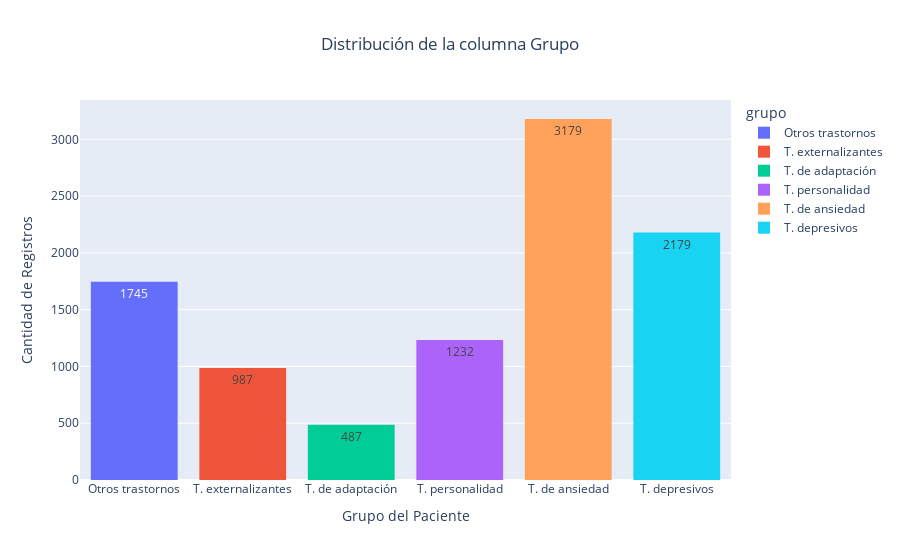

Notebook cell for this chart:
### Code cell
# Distribucion de la columna grupo
fig = px.histogram(
    historias_clinicas,
    x="grupo",
    title="Distribución de la columna Grupo",
    color="grupo",
    text_auto=True
)

fig.update_layout(
    xaxis_title="Grupo del Paciente",
    yaxis_title="Cantidad de Registros",
    title_x=0.5  # Centra el título
)

fig.show()

# guardar la imagen
save_plotly_fig(fig, "distribucion_grupo")

### Figure 1 — Plotly figure (JSON) as saved in the notebook; plotly's stock layout.template omitted (floating-point values rounded to 4 significant figures; data arrays with more than 128 entries replaced by an {"elided": "..."} marker saying what was removed)
{"data": [{"bingroup": "x", "hovertemplate": "grupo=%{x}<br>count=%{y}<extra></extra>", "legendgroup": "Otros trastornos", "marker": {"color": "#636efa", "pattern": {"shape": ""}}, "name": "Otros trastornos", "orientation": "v", "showlegend": true, "texttemplate": "%{value}", "type": "histogram", "x": {"elided": "1745 str values"}, "xaxis": "x", "yaxis": "y"}, {"bingroup": "x", "hovertemplate": "grupo=%{x}<br>count=%{y}<extra></extra>", "legendgroup": "T. externalizantes", "marker": {"color": "#EF553B", "pattern": {"shape": ""}}, "name": "T. externalizantes", "orientation": "v", "showlegend": true, "texttemplate": "%{value}", "type": "histogram", "x": {"elided": "987 str values"}, "xaxis": "x", "yaxis": "y"}, {"bingroup": "x", "hovertemplate": "grupo=%{x}<br>count=%{y}<extra></extra>", "legendgroup": "T. de adaptación", "marker": {"color": "#00cc96", "pattern": {"shape": ""}}, "name": "T. de adaptación", "orientation": "v", "showlegend": true, "texttemplate": "%{value}", "type": "histogram", "x": {"elided": "487 str values"}, "xaxis": "x", "yaxis": "y"}, {"bingroup": "x", "hovertemplate": "grupo=%{x}<br>count=%{y}<extra></extra>", "legendgroup": "T. personalidad", "marker": {"color": "#ab63fa", "pattern": {"shape": ""}}, "name": "T. personalidad", "orientation": "v", "showlegend": true, "texttemplate": "%{value}", "type": "histogram", "x": {"elided": "1232 str values"}, "xaxis": "x", "yaxis": "y"}, {"bingroup": "x", "hovertemplate": "grupo=%{x}<br>count=%{y}<extra></extra>", "legendgroup": "T. de ansiedad", "marker": {"color": "#FFA15A", "pattern": {"shape": ""}}, "name": "T. de ansiedad", "orientation": "v", "showlegend": true, "texttemplate": "%{value}", "type": "histogram", "x": {"elided": "3179 str values"}, "xaxis": "x", "yaxis": "y"}, {"bingroup": "x", "hovertemplate": "grupo=%{x}<br>count=%{y}<extra></extra>", "legendgroup": "T. depresivos", "marker": {"color": "#19d3f3", "pattern": {"shape": ""}}, "name": "T. depresivos", "orientation": "v", "showlegend": true, "texttemplate": "%{value}", "type": "histogram", "x": {"elided": "2179 str values"}, "xaxis": "x", "yaxis": "y"}], "layout": {"barmode": "relative", "legend": {"title": {"text": "grupo"}, "tracegroupgap": 0}, "title": {"text": "Distribución de la columna Grupo", "x": 0.5}, "xaxis": {"anchor": "y", "categoryarray": ["Otros trastornos", "T. externalizantes", "T. de adaptación", "T. personalidad", "T. de ansiedad", "T. depresivos"], "categoryorder": "array", "domain": [0, 1], "title": {"text": "Grupo del Paciente"}}, "yaxis": {"anchor": "x", "domain": [0, 1], "title": {"text": "Cantidad de Registros"}}}}
